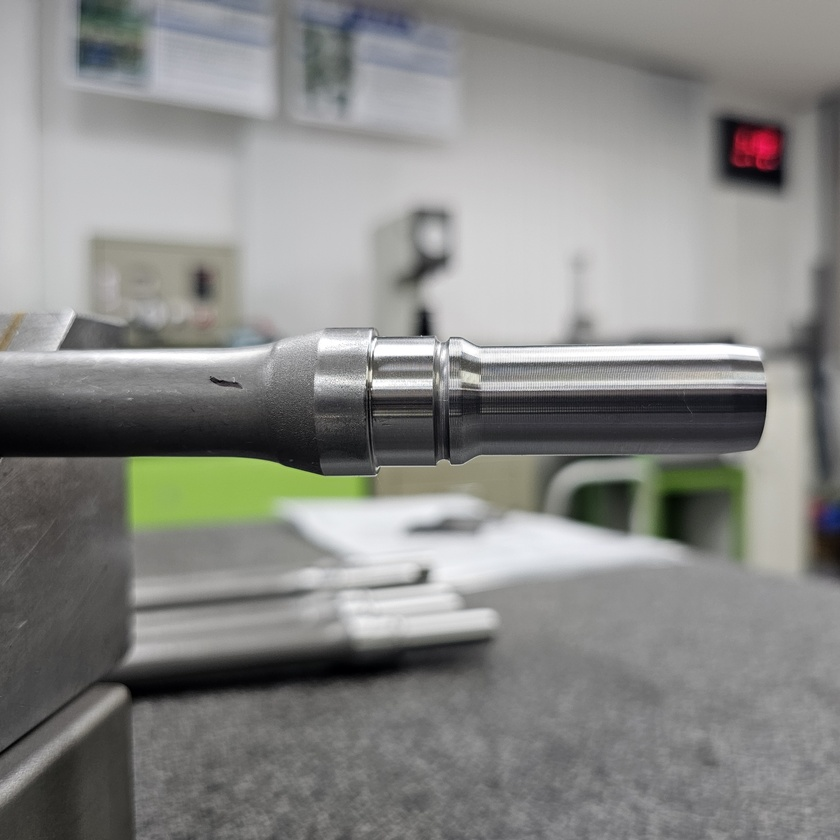
#> input picture 02_Data/03_Raw_Images/sample_01.jpg, 840 x 840 px, shrunk from 2992 x 2992 before the run, given in place of shaft_roi.jpg, which was not available
$ python calibration.py
#> lines starting #> are read from the running program, lines starting #| are printed output that depends on the picture; after the words box and inside, x2 and y2 are one past the last pixel; in counts of white or black regions, pixels touching at a corner belong together; long printed decimals are rounded; pictures that were not available may be replaced by others from this repository, and a replacement may not be noted
import cv2
import numpy as np
from pathlib import Path


# 1. Day013 ROI 이미지 읽기
image_path = Path("Day013/shaft_roi.jpg")

image = cv2.imread(str(image_path))
#> image is the input picture: shape (840, 840, 3); mean B, G, R 134.2, 136.8, 136.4

if image is None:
    raise FileNotFoundError("ROI 이미지를 찾을 수 없습니다.")


# 2. GRAY 변환
gray = cv2.cvtColor(
    image,
    cv2.COLOR_BGR2GRAY
)
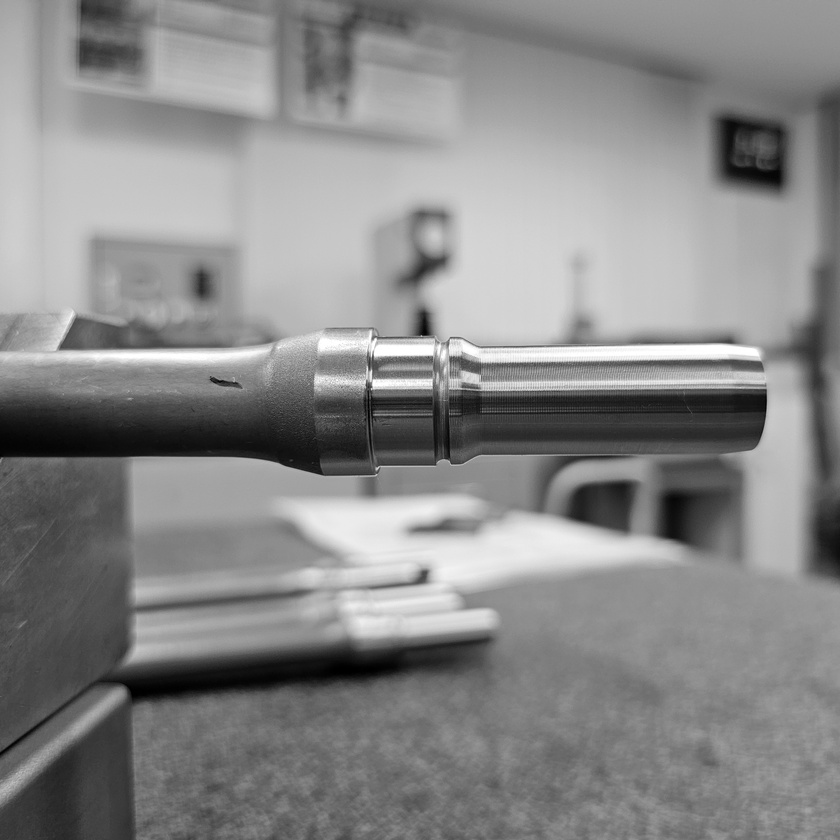
#> gray: shape (840, 840); min 0, max 255, mean 136.4


# 3. Blur
blur = cv2.GaussianBlur(
    gray,
    (5, 5),
    0
)


# 4. Edge 검출
edge = cv2.Canny(
    blur,
    50,
    150
)
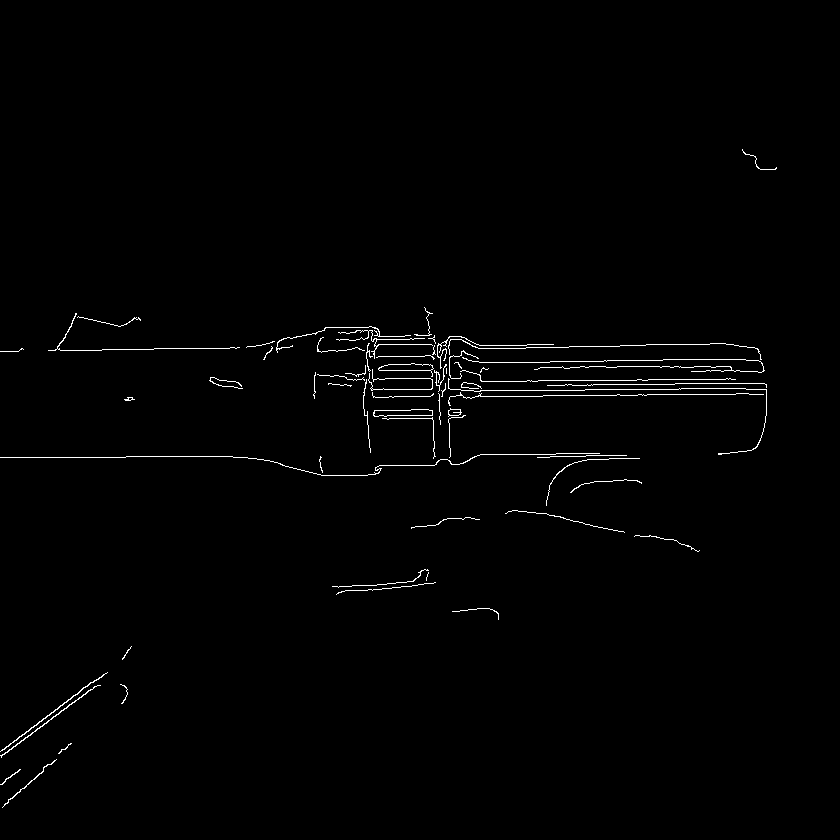
#> edge: shape (840, 840); 0.97% white in thin lines or dots, all inside (x1, y1, x2, y2) = (0, 149, 777, 808)


# 5. 이미지 크기
height, width = edge.shape
#> height = 840; width = 840

center_y = height // 2
#> center_y = 420


# 6. 중앙 측정 영역 설정
x_start = int(width * 0.25)
#> x_start = 210
x_end = int(width * 0.75)
#> x_end = 630

sample_count = 7

x_positions = np.linspace(
    x_start,
    x_end,
    sample_count,
    dtype=int
)
#> x_positions = [210, 280, 350, 420, 490, 560, 630]


# 7. 외경 측정
diameters = []

result = image.copy()


for x in x_positions:

    x1 = max(0, x - 2)
    x2 = min(width, x + 3)

    strip = edge[:, x1:x2]

    row_scores = np.sum(
        strip > 0,
        axis=1
    )


    # 상단 Edge
    top_scores = row_scores[:center_y]

    y_top = np.argmax(top_scores)


    # 하단 Edge
    y_bottom = None

    for y in range(center_y, height):

        if row_scores[y] >= 2:

            y_bottom = y


    if y_bottom is None:
        continue


    diameter_pixel = y_bottom - y_top

    diameters.append(
        diameter_pixel
    )


    # 결과 표시
    cv2.circle(
        result,
        (x, y_top),
        5,
        (0, 0, 255),
        -1
    )

    cv2.circle(
        result,
        (x, y_bottom),
        5,
        (255, 0, 0),
        -1
    )

    cv2.line(
        result,
        (x, y_top),
        (x, y_bottom),
        (0, 255, 0),
        2
    )
#> this loop made 7 passes
#> (y_top, diameter_pixel) on passes 1 to 7: (348, 108), (348, 116), (327, 263), (335, 249), (345, 264), (347, 170), (345, 135)
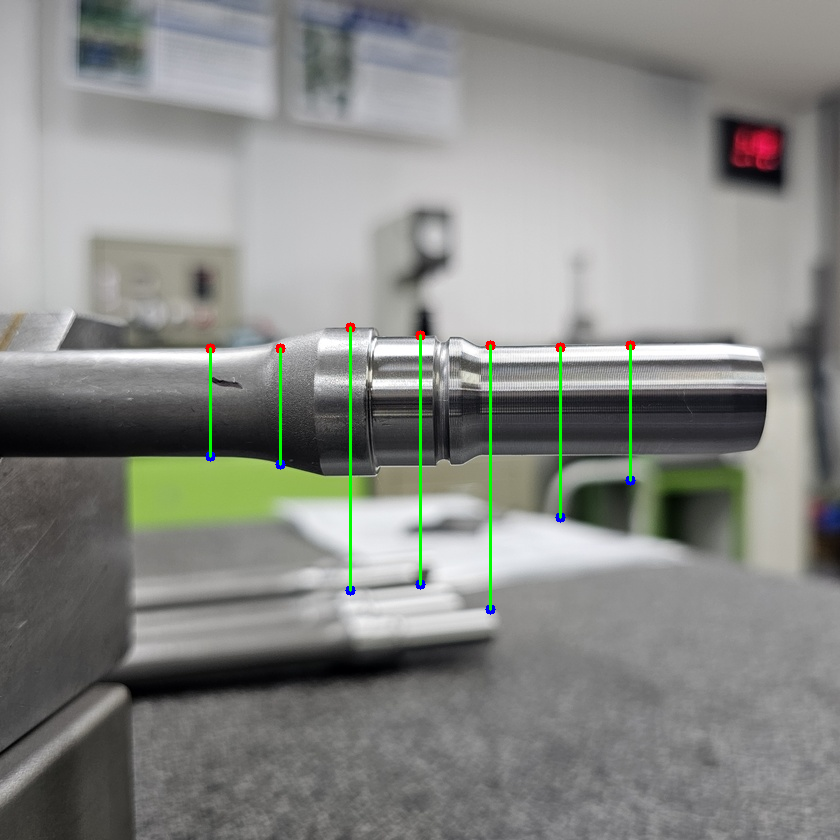
#> result: shape (840, 840, 3); 0.69% of pixels changed, all inside (x1, y1, x2, y2) = (205, 322, 636, 615)
#> after the loop, diameters = [108, 116, 263, 249, 264, 170, 135]


# 8. 대표 Pixel 외경
median_pixel = np.median(diameters)
#> median_pixel = 170

print("측정값(pixel) :", diameters)
#| 측정값(pixel) : [108, 116, 263, 249, 264, 170, 135]
print("대표 외경(pixel) :", median_pixel)
#| 대표 외경(pixel) : 170.0


# 9. 실제 계측기 외경 입력
actual_mm = float(
    input("실제 계측기 외경(mm)을 입력하세요 : ")
)
#> the answer given: 3


# 10. 캘리브레이션
mm_per_pixel = actual_mm / median_pixel
#> mm_per_pixel = 0.0176

print()
print("실제 외경(mm) :", actual_mm)
print("대표 외경(pixel) :", median_pixel)
#| 대표 외경(pixel) : 170.0
print("1 pixel당 실제 길이 :", mm_per_pixel, "mm/pixel")
#| 1 pixel당 실제 길이 : 0.01765 mm/pixel


# 11. Pixel → mm 변환
measured_mm = median_pixel * mm_per_pixel
#> measured_mm = 3

print("영상 측정 외경(mm) :", measured_mm)
#| 영상 측정 외경(mm) : 3.0


# 12. 이미지에 측정값 표시
text = f"Diameter: {measured_mm:.3f} mm"
#> text = 'Diameter: 3.000 mm'

cv2.putText(
    result,
    text,
    (20, 40),
    cv2.FONT_HERSHEY_SIMPLEX,
    1.0,
    (0, 255, 0),
    2
)
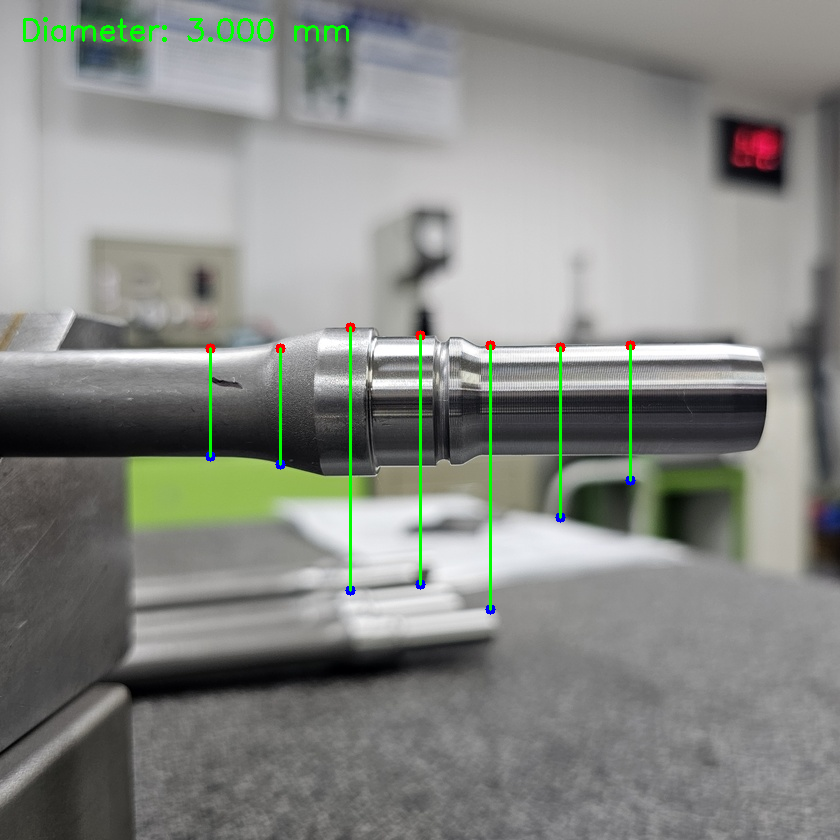
#> result: shape (840, 840, 3); 0.3% of pixels changed, all inside (x1, y1, x2, y2) = (23, 17, 349, 42)


# 13. 저장
output_dir = Path("Day016")

output_dir.mkdir(exist_ok=True)

cv2.imwrite(
    str(output_dir / "calibration_result.jpg"),
    result
)

cv2.imwrite(
    str(output_dir / "edge.jpg"),
    edge
)

print()
print("저장 완료 : Day016/calibration_result.jpg")
